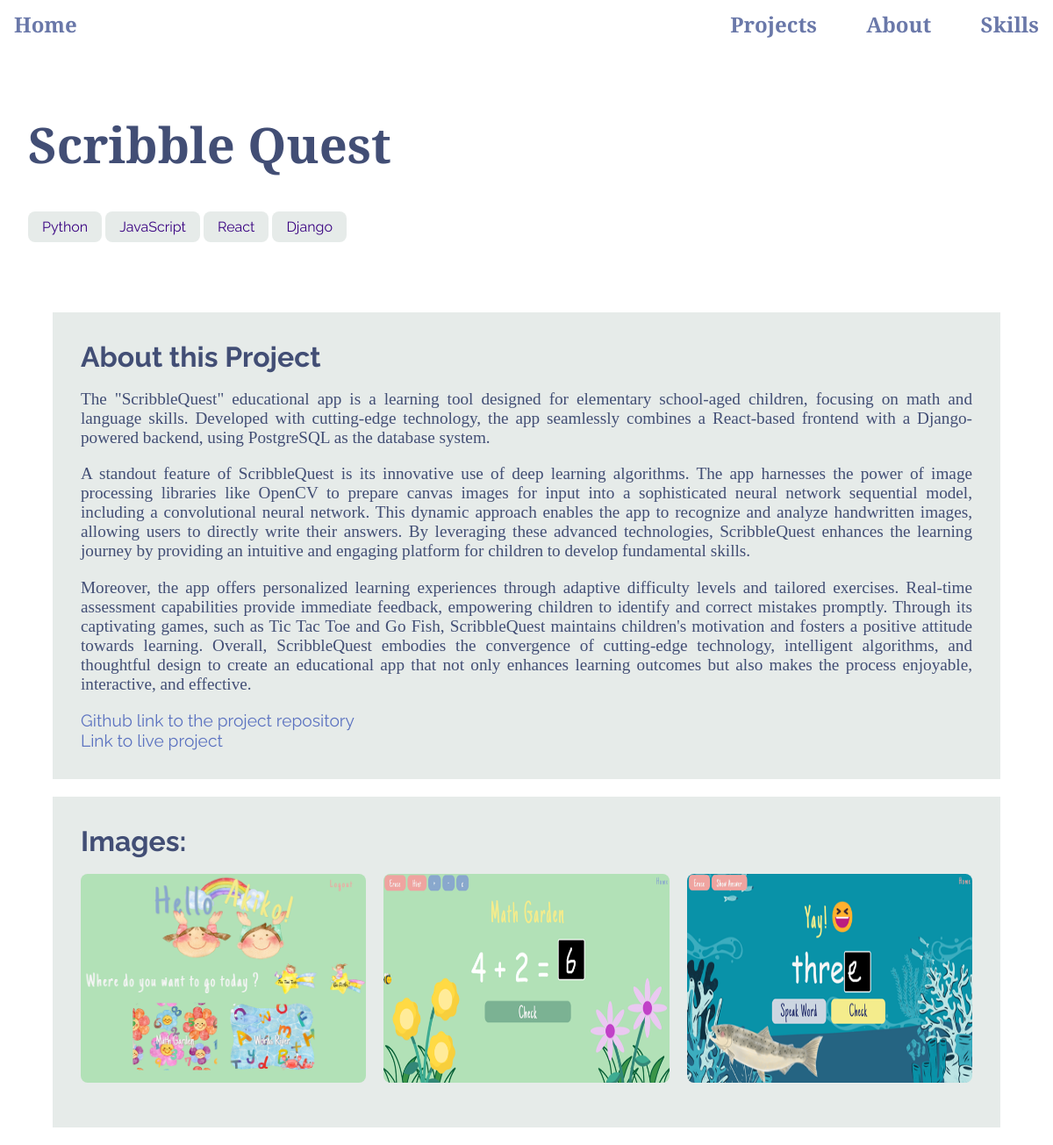
The app's page /posts/scribble-quest with its own data.
### blog/models.py (models this page shows, shortened)
class Post(models.Model):
    title = models.CharField(max_length=100)
    excerpt = models.CharField(max_length=150)
    image = models.ImageField(upload_to='images', null=True)
    image1=models.ImageField(upload_to='images', null=True)
    image2=models.ImageField(upload_to='images', null=True)
    image3=models.ImageField(upload_to='images', null=True)
    date = models.DateField(auto_now=True)
    slug = models.SlugField(unique=True)  # db_index=True is set automatically
    content = models.TextField(validators=[MinLengthValidator(10)])
    author = models.ForeignKey(
        Author, on_delete=models.SET_NULL, null=True) # related_name="posts",
    tag = models.ManyToManyField(Tag)
    link=models.URLField(null=True, max_length=200)
    weblink=models.URLField(null=True, blank=True, max_length=200)

class Tag(models.Model):
    caption = models.CharField(max_length=20)

### blog/views.py (the view, shortened to what this page needs)
# urls.py: path("posts/<slug:slug>", views.PostDetailView.as_view(), name="post-detail-page"),
class PostDetailView(View):
    model = Post
    def get(self, request, slug):
        post = Post.objects.get(slug=slug)
        stored_posts = request.session.get("stored_posts")
        has_read_later = True
        if stored_posts is None or len(stored_posts) == 0:
            has_read_later = False
        elif int(post.id) not in stored_posts:
            has_read_later = False
        elif int(post.id) in stored_posts:
            has_read_later = True
        return render(request, "blog/post-detail.html",{
            "post":post,
            "comment_form":CommentForm(),
            "comments":post.comments.all().order_by("-id"),
            "has_read_later":has_read_later
        })

### blog/templates/blog/post-detail.html (shortened to what this page needs)
{% extends "base.html" %}
{% load static%}
{% block css_files%}
<link rel="stylesheet" href="{% static "blog/post-detail.css" %}"/>
{% endblock%}
{%block contents%}
<section id="summary">
    <h2>{{post.title}}</h2>
    <div>
        {% for t in post.tag.all %}
            <span id="tag">{{t.caption}}</span>
        {% endfor%}
    </div>
</section>
<main>
    <h2>About this Project</h2>
    <p>{{post.content|linebreaks}}</p>
    <a id="gitlink" href="{{post.link}}"> Github link to the project repository</a></br>
    {% if post.weblink %}<a id="gitlink" href="{{post.weblink}}"> Link to live project</a> {% endif %}
</main>
<main>
    <h2>Images: </h2>
    <section >
        <ul id='image-list'>
            <li><img src="{{post.image1.url}}" alt="app image"></li>
            <li><img src="{{post.image2.url}}" alt="app image"></li>
            <li><img src="{{post.image3.url}}" alt="app image"></li>
        </ul>
    </section>
</main>
{% endblock %}

### static/app.css (style rules this page uses)
* { box-sizing: border-box; }
html { font-family: 'Libre Baskerville', serif; }
body { margin: 0; }
h2 { font-size: 2rem; }

### blog/static/blog/post-detail.css (style rules this page uses)
body { background-color: white; }
#summary { padding: 2rem; width: 100%; max-width: 90rem; position: relative; height: 18rem; }
#summary h2 { color:#424e75; font-size: 3.5rem; }
#gitlink { font-family: 'Raleway', serif; color: #5b72c0; text-decoration: none; }
main { font-family: 'Libre Baskerville', serif; color: #424e75; width: 90%; max-width: 90rem; margin: 20px auto; background-color: #e6ebe9; padding: 2rem; font-size: 1.2rem; text-align: justify; }
main h2 { margin:0 auto; font-family: 'Raleway', serif; }
#tag { font-family: 'Raleway', serif; background-color: #e6ebe9; color:#390281; padding: 0.5rem 1rem; border-radius: 8px; }
#image-list { display: flex; justify-content: space-between; list-style: none; padding: 0; }
#image-list li { flex-basis: 32%; }
#image-list img { width: 100%; height: 100%; border-radius: 8px; }

### records on screen
Post: title "Scribble Quest", content "The \"ScribbleQuest\" educational app is a learning tool designed for elementary school-aged children, focusing on math and language skills. Developed with cutting-edge technology, the app seamlessly combines a React-based frontend with a Django-powered backend, using PostgreSQL as the database system. A standout feature of ScribbleQuest is its innovative use of deep learning algorithms. The app harnesses the power of image processing libraries like OpenCV to prepare canvas images for input into a sophisticated neural network sequential model, including a convolutional neural network. This dynamic approach enables the app to recognize and analyze handwritten images, allowing users to directly…", image1 (picture), image2 (picture), image3 (picture)
Tag: caption "Python"
Tag: caption "JavaScript"
Tag: caption "React"
Tag: caption "Django"
